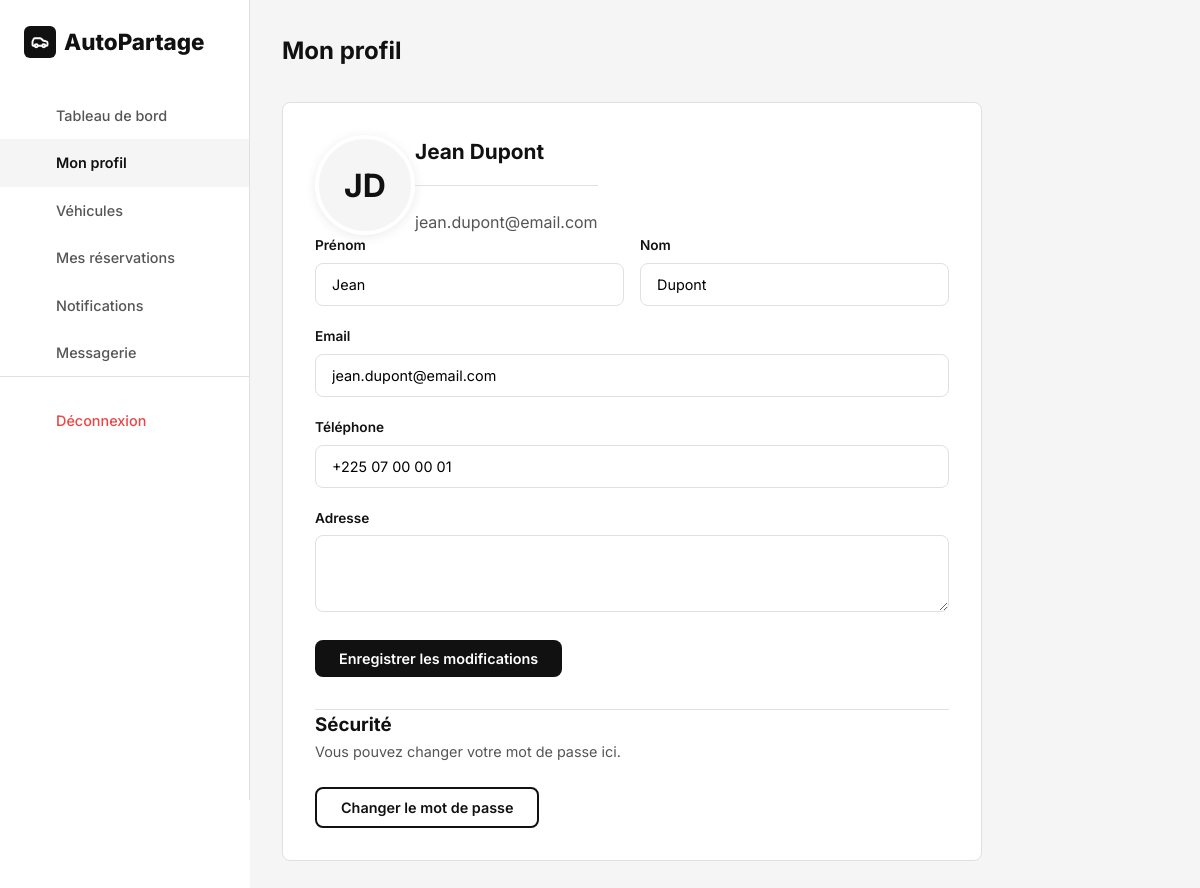
The page /client/profile.php (signed in) on the database its author committed.
### tables this page shows
CREATE TABLE utilisateurs (
    id INT AUTO_INCREMENT PRIMARY KEY,
    prenom VARCHAR(100) NOT NULL,
    nom VARCHAR(100) NOT NULL,
    email VARCHAR(255) NOT NULL UNIQUE,
    mot_de_passe VARCHAR(255) NOT NULL,
    telephone VARCHAR(20) DEFAULT NULL,
    adresse TEXT DEFAULT NULL,
    role ENUM('client', 'admin') NOT NULL DEFAULT 'client',
    photo VARCHAR(255) DEFAULT NULL,
    statut ENUM('actif', 'inactif', 'suspendu') NOT NULL DEFAULT 'actif',
    is_deleted TINYINT(1) NOT NULL DEFAULT 0,
    date_creation DATETIME NOT NULL DEFAULT CURRENT_TIMESTAMP,
    date_modification DATETIME DEFAULT NULL ON UPDATE CURRENT_TIMESTAMP
);

### includes/functions.php (called while the page is built, shortened)
<?php
function clean($data) {
    return htmlspecialchars(trim($data), ENT_QUOTES, 'UTF-8');
}

### client/profile.php (the view, shortened to what this page needs)
<?php
require_once '../config/database.php';
require_once '../includes/functions.php';
$userId = $_SESSION['user_id'];
$stmt = $pdo->prepare("SELECT * FROM utilisateurs WHERE id = :id");
$stmt->execute([':id' => $userId]);
$user = $stmt->fetch();
?>
<!DOCTYPE html>
<html lang="fr">
<head>
    <link rel="stylesheet" href="../assets/css/style.css">
</head>
<body class="dashboard">
    <?php include '../includes/sidebar.php'; ?>
    <main class="dashboard-content">
        <header class="dashboard-header">
            <h1>Mon profil</h1>
        </header>
        <div class="profile-card">
            <div class="flex gap-3 mb-4" style="align-items: center;">
                <div style="width: 100px; height: 100px; border-radius: 50%; background: var(--bg-alt); display: flex; align-items: center; justify-content: center; font-size: 2rem; font-weight: 700; border: 4px solid #fff; box-shadow: var(--shadow);">
                    <?= strtoupper(substr($user['prenom'], 0, 1) . substr($user['nom'], 0, 1)) ?>
                </div>
                <div>
                    <h2><?= clean($user['prenom'] . ' ' . $user['nom']) ?></h2>
                    <p style="color: var(--secondary);"><?= clean($user['email']) ?></p>
                </div>
            </div>
            <form action="profile.php" method="POST">
                <div class="form-row">
                    <div class="form-group">
                        <label for="prenom">Prénom</label>
                        <input type="text" name="prenom" id="prenom" class="form-control" value="<?= clean($user['prenom']) ?>" required>
                    </div>
                    <div class="form-group">
                        <label for="nom">Nom</label>
                        <input type="text" name="nom" id="nom" class="form-control" value="<?= clean($user['nom']) ?>" required>
                    </div>
                </div>
                <div class="form-group">
                    <label for="email">Email</label>
                    <input type="email" name="email" id="email" class="form-control" value="<?= clean($user['email']) ?>" required>
                </div>
                <div class="form-group">
                    <label for="telephone">Téléphone</label>
                    <input type="text" name="telephone" id="telephone" class="form-control" value="<?= clean($user['telephone']) ?>">
                </div>
                <div class="form-group">
                    <label for="adresse">Adresse</label>
                    <textarea name="adresse" id="adresse" class="form-control" rows="3"><?= clean($user['adresse']) ?></textarea>
                </div>
                <button type="submit" class="btn btn-primary">Enregistrer les modifications</button>
            </form>
            <div class="mt-4 pt-4" style="border-top: 1px solid var(--border);">
                <h3>Sécurité</h3>
                <p class="mb-3" style="color: var(--secondary); font-size: 0.9rem;">Vous pouvez changer votre mot de passe ici.</p>
                <button class="btn btn-outline">Changer le mot de passe</button>
            </div>
        </div>
    </main>
</body>
</html>

### assets/css/style.css (style rules this page uses)
*,*::before,*::after { box-sizing:border-box;margin:0;padding:0 }
:root { --primary:#111;--secondary:#555;--accent:#222;--bg:#fff;--bg-alt:#f5f5f5;--border:#e0e0e0;--success:#22c55e;--warning:#f59e0b;--danger:#ef4444;--info:#3b82f6;--radius:8px;--shadow:0 2px 12px rgba(0,0,0,.08);--transition:all .3s ease }
body { font-family:'Inter',sans-serif;color:var(--primary);background:var(--bg);line-height:1.6;min-height:100vh }
input,select,textarea,button { font-family:inherit;font-size:inherit }
.flex { display:flex;align-items:center }
.mt-4 { margin-top:32px }
.mb-3 { margin-bottom:24px }
.btn { display:inline-flex;align-items:center;justify-content:center;gap:6px;padding:10px 24px;border-radius:var(--radius);font-weight:600;font-size:.9rem;border:none;cursor:pointer;transition:var(--transition) }
.btn-primary { background:var(--primary);color:#fff }
.btn-outline { border:2px solid var(--primary);color:var(--primary);background:transparent }
.form-group { margin-bottom:20px }
.form-group label { display:block;font-size:.85rem;font-weight:600;margin-bottom:6px;color:var(--primary) }
.form-control { width:100%;padding:12px 16px;border:1px solid var(--border);border-radius:var(--radius);font-size:.9rem;transition:var(--transition);background:#fff }
.form-row { display:grid;grid-template-columns:1fr 1fr;gap:16px }
.dashboard { display:flex;min-height:100vh }
.dashboard-content { flex:1;margin-left:250px;padding:32px;background:var(--bg-alt);min-height:100vh }
.dashboard-header { display:flex;align-items:center;justify-content:space-between;margin-bottom:32px }
.dashboard-header h1 { font-size:1.5rem;font-weight:700 }
.profile-card { background:#fff;border-radius:var(--radius);border:1px solid var(--border);padding:32px;max-width:700px }
.profile-card h2 { font-size:1.3rem;font-weight:700;margin-bottom:24px;padding-bottom:16px;border-bottom:1px solid var(--border) }
.btn { position: relative; overflow: hidden; transition: all 0.3s ease; }
.btn::after { content: ''; position: absolute; top: 50%; left: 50%; width: 0; height: 0; background: rgba(255,255,255,0.2); border-radius: 50%; transform: translate(-50%, -50%); transition: width 0.6s, height 0.6s; }

### rows shown on the page
utilisateurs: prenom+nom "JD", prenom+nom "Jean Dupont", email "jean.dupont@email.com", prenom "Jean", nom "Dupont", telephone "+225 07 00 00 01"
